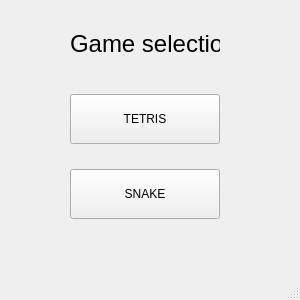
<?xml version="1.0" encoding="UTF-8"?>
<ui version="4.0">
 <class>MainWindow</class>
 <widget class="QMainWindow" name="MainWindow">
  <property name="geometry">
   <rect>
    <x>0</x>
    <y>0</y>
    <width>300</width>
    <height>300</height>
   </rect>
  </property>
  <property name="windowTitle">
   <string>MainWindow</string>
  </property>
  <widget class="QWidget" name="centralwidget">
   <widget class="QWidget" name="">
    <property name="geometry">
     <rect>
      <x>70</x>
      <y>0</y>
      <width>152</width>
      <height>241</height>
     </rect>
    </property>
    <layout class="QVBoxLayout" name="verticalLayout">
     <item>
      <widget class="QLabel" name="label">
       <property name="minimumSize">
        <size>
         <width>150</width>
         <height>50</height>
        </size>
       </property>
       <property name="maximumSize">
        <size>
         <width>150</width>
         <height>50</height>
        </size>
       </property>
       <property name="text">
        <string>&lt;html&gt;&lt;head/&gt;&lt;body&gt;&lt;p&gt;&lt;span style=&quot; font-size:18pt;&quot;&gt;Game selection&lt;/span&gt;&lt;/p&gt;&lt;/body&gt;&lt;/html&gt;</string>
       </property>
       <property name="scaledContents">
        <bool>false</bool>
       </property>
       <property name="alignment">
        <set>Qt::AlignCenter</set>
       </property>
      </widget>
     </item>
     <item>
      <widget class="QPushButton" name="pushButtonTetris">
       <property name="minimumSize">
        <size>
         <width>150</width>
         <height>50</height>
        </size>
       </property>
       <property name="maximumSize">
        <size>
         <width>150</width>
         <height>50</height>
        </size>
       </property>
       <property name="text">
        <string>TETRIS</string>
       </property>
      </widget>
     </item>
     <item>
      <widget class="QPushButton" name="pushButtonSnake">
       <property name="minimumSize">
        <size>
         <width>150</width>
         <height>50</height>
        </size>
       </property>
       <property name="maximumSize">
        <size>
         <width>150</width>
         <height>50</height>
        </size>
       </property>
       <property name="text">
        <string>SNAKE</string>
       </property>
      </widget>
     </item>
    </layout>
   </widget>
  </widget>
  <widget class="QMenuBar" name="menubar">
   <property name="geometry">
    <rect>
     <x>0</x>
     <y>0</y>
     <width>300</width>
     <height>22</height>
    </rect>
   </property>
  </widget>
  <widget class="QStatusBar" name="statusbar"/>
 </widget>
 <resources/>
 <connections/>
</ui>
